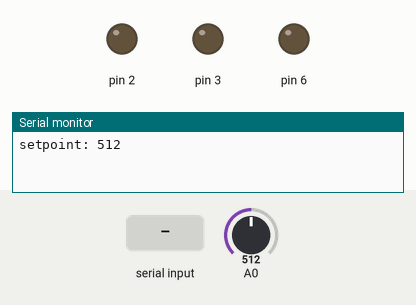
Recording of a sketch running on a simulated Arduino Uno, built with avr-gcc and run on an emulated ATmega328P. Parts: output pins drawn as LEDs (lit = HIGH), the last lines printed to the serial monitor. The test bench sets the inputs (shaded band); at power-on: A0 = 512.

Above: at 1.2 s.
1.3 s: "90,45\n" received over Serial
At 3.5 s:
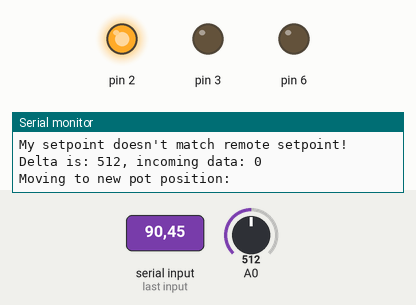
3.8 s: A0 set to 8
5.3 s: A0 set to 5
At 5.8 s:
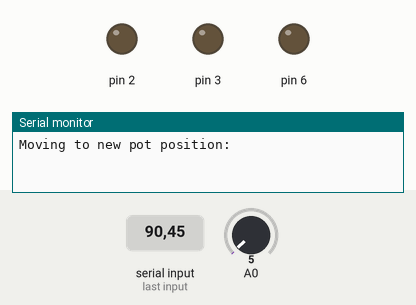
Timing chart, 0 to 8.3 s (numbered marks = the images above; inputs shaded):
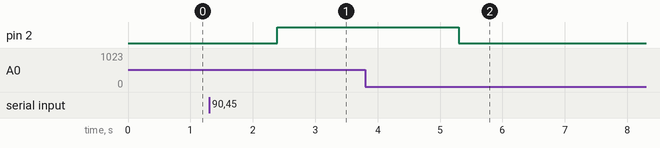

Measured:
- the behaviour switches between 7 and 6 on A0 (found by bisection; images 1 and 2)
- after the input at 1.3 s, pin 2: LOW → HIGH after 1.1 s
- after the input at 3.8 s, every drawn part: stays the same
- after the input at 5.3 s, pin 2: HIGH → LOW at once

The sketch:

MotorizedPot1.ino
```cpp
/*
  Comments go here

 An example of using the Arduino board to receive data from the
 computer.
 */

#define MAX_DELTA 6
boolean newMessage=0;
const int ledPin = 13; // the pin that the LED is attached to
int incomingData=0;      // a variable to read incoming serial data into
int oldData=0;
int setpoint;
int potVal;
byte message[3];

void setup() {
  pinMode(2, OUTPUT);
  pinMode(3, OUTPUT);
  pinMode(6, OUTPUT);
  // initialize serial communication at 9600 bits per second:
  Serial.begin(115200);
  setpoint=analogRead(A0);
  potVal=setpoint;
      Serial.print("setpoint: ");
  Serial.println(setpoint);
  digitalWrite(2, 0);
  digitalWrite(3, 0);
}

void loop() {
  // see if there's incoming serial data:
  while (Serial.available() >0) {
//    Serial.println("Got some data");

    incomingData = Serial.parseInt();
     Serial.print("Got an instruction! ");
     newMessage=1;
    Serial.println(incomingData);
//    Serial.println(incomingData);
//    incomingData = Serial.parseInt();
//    Serial.println(incomingData);
//    incomingData = Serial.parseInt();
//    Serial.println(incomingData);
    //message[i]=Serial.read();
     //movePotPosition();
//    Serial.println("done");

  }
  if(abs(incomingData - setpoint) > MAX_DELTA && newMessage == 1){
    Serial.print("My setpoint doesn't match remote setpoint! Delta is: ");
    Serial.print(abs(incomingData - setpoint));
    Serial.print(", incoming data: ");
    Serial.println(incomingData);
    writePotPosition(incomingData);
    newMessage=0;
    //setpoint = incomingData;
    delay(10);
  }
  else if (abs(incomingData - setpoint) < MAX_DELTA && newMessage == 1){
    Serial.print("Setpoint is close enough! Delta is: ");
    Serial.print(abs(incomingData - setpoint));
    setpoint=incomingData;
    newMessage=0;
  }
  if ( abs(getPotVal() - setpoint) > MAX_DELTA){

   // Looks like someone manually moved the pot
    Serial.print("Someone moved the pot!, potval: ");
    Serial.print(getPotVal());
    int k=0;
    while(abs(getPotVal()-getPotVal()>MAX_DELTA)){
      k++;
      Serial.println("Simmah down now.");
      if(k>10) break;
    }
    Serial.print(", Tell the others that the new setpoint is: ");
    Serial.println(getPotVal());
    setpoint = getPotVal();  //update the setpoint
    writePotPosition(setpoint);

  }
}
int getPotVal(){
  int i;
  int val=0;
 for( i=0; i<5; i++){
   delay(11);
   val += analogRead(A0);
 }
 return val/5;
 }
void writePotPosition(int pos){
  if(pos <= 1023 && pos >=0){
    int val=getPotVal();
    Serial.print("Moving to new pot position: ");
    digitalWrite(3,0);
    digitalWrite(2,0);
    while (abs(analogRead(A0)-pos)>MAX_DELTA){
      while(pos-analogRead(A0) > MAX_DELTA && analogRead(A0) < 1023){ //increasing
        digitalWrite(3,1);
      }
      digitalWrite(3,0);
      while(analogRead(A0)-pos >MAX_DELTA && analogRead(A0) > 0){ //decreasing
        digitalWrite(2,1);
      }
      digitalWrite(2,0);
 // setpoint=pos;
    }
  }
}


void movePotPosition(){
    digitalWrite(3,0);
    digitalWrite(2,0);
  while(analogRead(A0)-analogRead(A1) >2){
//    writeBrightness( analogRead(A0)),
    digitalWrite(2,1);
    delay(5);

  }
  digitalWrite(2,0);
  while(analogRead(A1)-analogRead(A0) >2){
//    writeBrightness( analogRead(A0)),
    digitalWrite(3,1);
    delay(5);
  }
  digitalWrite(3,0);


}
```
